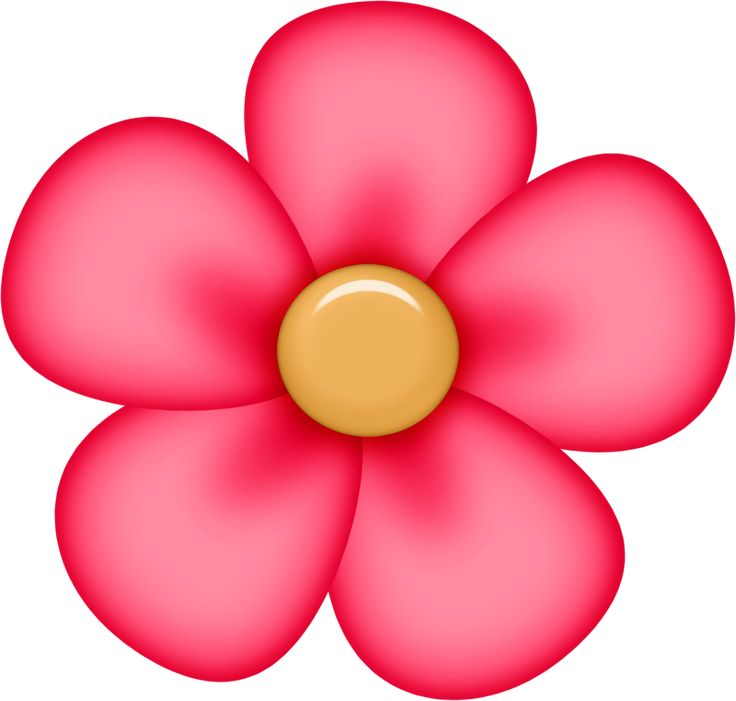
#> input picture flor.jpg, 736 x 701 px, found by its file name
$ jupyter execute --allow-errors Pixel_Programing.ipynb
#> lines starting #> are read from the running program, lines starting #| are printed output that depends on the picture
<a href="https://colab.research.google.com/github/HaroldSthid/CodeLabSIG_Unisabana/blob/main/Pixel_Programing.ipynb" target="_parent"></a>

#Step 1 Mapeo origen fuente de datos

[cell 1]
from google.colab import drive
drive.mount('/content/drive')

# Step 2 Importanto librerias

Aquí, importamos Image de PIL para trabajar con la imagen, openpyxl para manipular archivos de Excel y PatternFill para aplicar colores a las celdas de Excel.

[cell 2]
# Importar las bibliotecas necesarias
from PIL import Image
import openpyxl
from openpyxl.styles import PatternFill

# Step 3 Funcion para procesar Imagen

Esta línea define la función image_to_excel con tres argumentos: image_path (ruta de la imagen JPG), excel_path (ruta del archivo Excel a guardar) y scale (factor de escala para la imagen, por defecto es 1, es decir, sin cambio de escala).

[cell 3]
# Función para procesar la imagen
def procesar_imagen(ruta_imagen, tamano_maximo):
    # Cargar la imagen y redimensionar si es necesario
#> called with ruta_imagen = '/content/drive/My Drive/SIG/flor.jpg', tamano_maximo = (50, 50)
    with Image.open(ruta_imagen) as img:
#> img is the input picture: PIL image 736x701 RGB; mean R, G, B 249.8, 142.3, 159.5
        img.thumbnail(tamano_maximo)  # Redimensionar la imagen
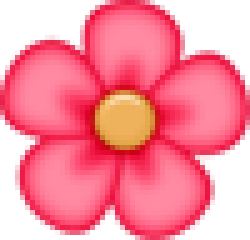
#> img: PIL image 50x48 RGB (shown 5 times larger); mean R, G, B 249.8, 142, 159.2
        pixeles = list(img.getdata())  # Obtener los datos de los píxeles
#> pixeles = 2400 items, first 6: (255, 255, 255), (255, 255, 255), (255, 255, 255), (255, 255, 255), (255, 255, 255), (255, 255, 255)
        ancho, alto = img.size         # Obtener las dimensiones de la imagen
#> ancho = 50; alto = 48
    return pixeles, ancho, alto       # Devolver los píxeles y dimensiones

[cell 4]
# Función para crear y llenar la hoja de Excel
def crear_hoja_excel(pixeles, ancho, alto):
    wb = openpyxl.Workbook()          # Crear un nuevo libro de trabajo
    hoja = wb.active                  # Obtener la hoja activa

    # Recorrer los píxeles y aplicar el color a cada celda
    for y in range(alto):
        for x in range(ancho):
            color = pixeles[x + y * ancho]                       # Obtener el color RGB
            color_hex = f"{color[0]:02x}{color[1]:02x}{color[2]:02x}"  # Convertir a hex
            celda = hoja.cell(row=y + 1, column=x + 1)           # Obtener la celda
            celda.fill = PatternFill(start_color=color_hex, end_color=color_hex, fill_type="solid")

    return wb  # Devolver el libro de trabajo

# Función principal
def main():
    # Actualiza esta ruta a la ubicación de tu imagen en Google Drive
    ruta_imagen = "/content/drive/My Drive/SIG/flor.jpg"  # Ejemplo: "/content/drive/My Drive/Images/mi_imagen.jpg"
    tamano_maximo = (50, 50)

    pixeles, ancho, alto = procesar_imagen(ruta_imagen, tamano_maximo)
#> ancho = 50; alto = 48
    wb = crear_hoja_excel(pixeles, ancho, alto)

    # Guardar el archivo de Excel en Google Drive
    ruta_guardado = "/content/drive/MyDrive/SIG/flor.jpg_v1.xlsx"  # Ejemplo: "/content/drive/My Drive/ExcelFiles/imagen_excel.xlsx"
    wb.save(ruta_guardado)

if __name__ == "__main__":
    main()

[cell 5]
# prompt: quiero plotear la imagen que acabamos de procesar

from PIL import Image
import matplotlib.pyplot as plt

def mostrar_imagen(ruta_imagen):
    try:
        img = Image.open(ruta_imagen)
        plt.imshow(img)
        plt.axis('off')  # Ocultar ejes
        plt.show()
    except FileNotFoundError:
        print(f"Error: Archivo no encontrado en {ruta_imagen}")
    except Exception as e:
        print(f"Error al mostrar la imagen: {e}")

# Ejemplo de uso (reemplaza con la ruta correcta de tu imagen)
ruta_imagen = "/content/drive/My Drive/SIG/flor.jpg"
mostrar_imagen(ruta_imagen)

[cell 6]
# prompt: ahora quiero ver esta imagen en Pixeles que representa el output de nuestro scritp

import matplotlib.pyplot as plt
def mostrar_imagen(ruta_imagen):
    try:
        img = Image.open(ruta_imagen)
        plt.imshow(img)
        plt.axis('off')  # Ocultar ejes
        plt.show()
    except FileNotFoundError:
        print(f"Error: Archivo no encontrado en {ruta_imagen}")
    except Exception as e:
        print(f"Error al mostrar la imagen: {e}")

# Ejemplo de uso (reemplaza con la ruta correcta de tu imagen)
ruta_imagen = "/content/drive/My Drive/SIG/flor.jpg"
mostrar_imagen(ruta_imagen)

[cell 7]
import openpyxl

# [62 lines left out: function read_excel_colors, not called in this run]

print("The 'read_excel_colors' function has been defined.")

[cell 8]
import openpyxl
from openpyxl.styles import PatternFill

# [36 lines left out: function write_colors_to_excel, not called in this run]

print("The 'write_colors_to_excel' function has been defined.")

[cell 9]
from google.colab import drive
import os

# Mount Google Drive if not already mounted
drive.mount('/content/drive')

# --- Define example usage ---

# IMPORTANT: Replace these paths with your actual input and desired output file paths
# Example input Excel file with hex color codes in cells
input_excel_path = '/content/drive/MyDrive/SIG/imagen_excel_v2.xlsx'
# Example output Excel file where colored cells will be saved
output_excel_path = '/content/drive/MyDrive/SIG/imagen_excel_v2.xlsx'

print(f"Attempting to read colors from: {input_excel_path}")
if not os.path.exists(input_excel_path):
    print(f"Error: Input file not found at {input_excel_path}. Please ensure the path is correct and the file exists.")
else:
    # 1. Read colors from the input Excel file
    colors_data = read_excel_colors(input_excel_path)

    if colors_data:
        print(f"Successfully read {len(colors_data)} rows of color data.")
        # 2. Write the colors to a new Excel file
        write_colors_to_excel(colors_data, output_excel_path)
    else:
        print("Failed to read color data from the input Excel file.")

### Generando una Matriz RGB de 'foto2.jpg' en Excel

[cell 10]
# Asegúrate de que las funciones 'procesar_imagen' y 'crear_hoja_excel' estén definidas y ejecutadas previamente.
# Por simplicidad, este bloque asume que ya están en el entorno.

# Ruta de la imagen 'foto2.jpg' en Google Drive
ruta_imagen_foto2 = "/content/drive/My Drive/SIG/flor.jpg"

# Ruta donde se guardará el nuevo archivo Excel
ruta_guardado_excel = "/content/drive/MyDrive/SIG/Matriz_RGB_foto2.xlsx"

# Define el tamaño máximo para la imagen (esto determinará el número de celdas en Excel)
tamano_maximo_para_excel = (100, 100) # Por ejemplo, 100x100 píxeles

# 1. Procesar la imagen
pixeles_foto2, ancho_foto2, alto_foto2 = procesar_imagen(ruta_imagen_foto2, tamano_maximo_para_excel)
#> call 2 of procesar_imagen, with ruta_imagen = '/content/drive/My Drive/SIG/flor.jpg', tamano_maximo = (100, 100)
#> in procesar_imagen (call 2), `img.thumbnail(tamano_maximo)`:
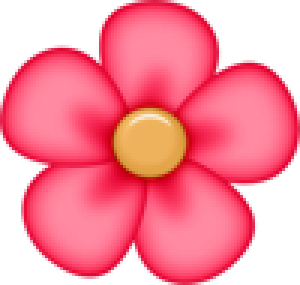
#> img: PIL image 100x95 RGB (shown 3 times larger); mean R, G, B 249.8, 142.1, 159.3
#> in procesar_imagen (call 2), `pixeles = list(img.getdata())`: pixeles = 9500 items, first 6: (255, 255, 255), (255, 255, 255), (255, 255, 255), (255, 255, 255), (255, 255, 255), (255, 255, 255)
#> pixeles_foto2 has the same summary as pixeles in procesar_imagen; ancho_foto2 = 100; alto_foto2 = 95

if pixeles_foto2 is None:
    print(f"No se pudo procesar la imagen: {ruta_imagen_foto2}. Verifica la ruta y el formato.")
else:
    print(f"Imagen procesada: {ancho_foto2}x{alto_foto2} píxeles.")
#| Imagen procesada: 100x95 píxeles.

    # 2. Crear y llenar el libro de Excel con los píxeles de la imagen
    wb_foto2 = crear_hoja_excel(pixeles_foto2, ancho_foto2, alto_foto2)

    # 3. Guardar el archivo Excel
    try:
        wb_foto2.save(ruta_guardado_excel)
        print(f"Matriz RGB de la imagen 'foto2.jpg' guardada exitosamente en: {ruta_guardado_excel}")
    except Exception as e:
        print(f"Error al guardar el archivo Excel: {e}")
